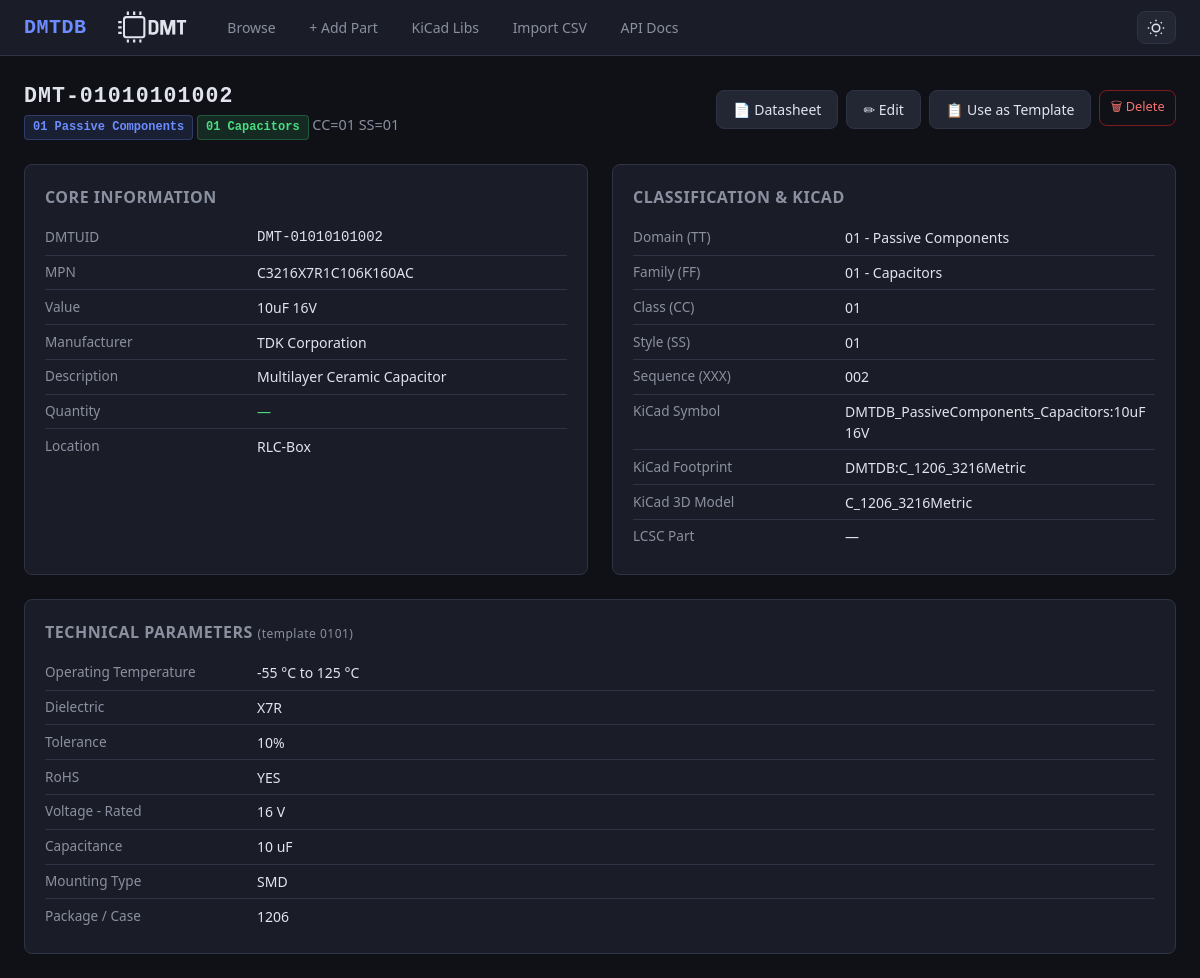
Page /part/DMT-01010101002 on the committed database.
### db/models.py (models this page shows, shortened)
class Base(DeclarativeBase):
    pass

class Part(Base):
    __tablename__ = "parts"
    dmtuid = Column(String(20), primary_key=True)               # DMT-TTFFCCSSXXX
    tt  = Column(String(2), nullable=False, index=True)
    ff  = Column(String(2), nullable=False, index=True)
    cc  = Column(String(2), nullable=False, index=True)
    ss  = Column(String(2), nullable=False, index=True)
    xxx = Column(String(3), nullable=False)
    mpn          = Column(String(200), index=True, default="")
    manufacturer = Column(String(200), index=True, default="")
    value        = Column(String(200), index=True, default="")
    description  = Column(Text, default="")
    quantity     = Column(String(50), default="")
    location     = Column(String(200), default="")
    datasheet    = Column(Text, default="")
    distributor  = Column(Text, default="")
    kicad_symbol    = Column(String(300), default="")
    kicad_footprint = Column(String(300), default="")
    kicad_libref    = Column(String(300), default="")
    kicad_3dmodel   = Column(String(300), default="")
    extra_json = Column(Text, default="{}")
    notes      = Column(Text, default="")
    created_at = Column(DateTime, default=lambda: datetime.now(timezone.utc))
    updated_at = Column(DateTime, default=lambda: datetime.now(timezone.utc),
                        onupdate=lambda: datetime.now(timezone.utc))
    fields = relationship(
        "PartField", back_populates="part",
        cascade="all, delete-orphan", lazy="selectin",
    )
    __table_args__ = (
        Index("ix_ttffccss", "tt", "ff", "cc", "ss"),
    )

class PartField(Base):
    __tablename__ = "part_fields"
    id         = Column(Integer, primary_key=True, autoincrement=True)
    dmtuid     = Column(String(20),
                        ForeignKey("parts.dmtuid", ondelete="CASCADE"),
                        nullable=False, index=True)
    field_name = Column(String(200), nullable=False)
    field_value = Column(Text, nullable=False, default="")
    part = relationship("Part", back_populates="fields")
    __table_args__ = (
        Index("ix_field_lookup", "dmtuid", "field_name"),
    )

### ui/routes_detail.py (the view)
@ui_bp.route("/part/<dmtuid>")
def part_detail(dmtuid: str):
    session = get_session()
    try:
        part = PartsService.get(session, dmtuid)
        if not part:
            abort(404)
        template = get_fields(part.tt, part.ff)
        return render_template(
            "detail.html",
            part=part,
            template=template,
            domain_name=domain_name,
            family_name=family_name,
        )
    finally:
        session.close()

### db/engine.py (called while the page is built)
def get_session() -> Session:
    if _SessionLocal is None:
        raise RuntimeError("Database not initialised - call init_db() first")
    return _SessionLocal()

### schema/loader.py (called while the page is built)
def domain_name(tt: str) -> str:
    return _domain_map.get(tt, "Unknown")

def family_name(tt: str, ff: str) -> str:
    return _family_map.get(f"{tt}{ff}", "Unknown")

### schema/templates.py (called while the page is built)
def get_fields(tt: str, ff: str) -> Optional[list[str]]:
    return _templates.get(f"{tt}{ff}")

### services/parts_service.py (called while the page is built)
    @staticmethod
    def get(session: Session, dmtuid: str) -> Part | None:
        return session.get(Part, dmtuid.upper())

### templates/detail.html (shortened to what this page needs)
{% extends "base.html" %}
{% block content %}
<div class="page-header">
  <div>
    <h1 style="font-family:var(--mono); letter-spacing:1px;">{{ part.dmtuid }}</h1>
    <span class="subtitle">
      <span class="badge badge-domain">{{ part.tt }} {{ domain_name(part.tt) }}</span>
      <span class="badge badge-family">{{ part.ff }} {{ family_name(part.tt, part.ff) }}</span>
      CC={{ part.cc }} SS={{ part.ss }}
    </span>
  </div>
  <div style="display:flex; gap:.5rem;">
    {% if part.datasheet %}
    {% if part.datasheet.startswith('http') %}
    <a href="{{ part.datasheet }}" target="_blank" rel="noopener" class="btn btn-secondary">📄 Datasheet</a>
    {% else %}
    <a href="/datasheets/{{ part.datasheet }}" target="_blank" rel="noopener" class="btn btn-secondary">📄 Datasheet</a>
    {% endif %}
    {% endif %}
    <a href="/part/{{ part.dmtuid }}/edit" class="btn btn-secondary">✏ Edit</a>
    <a href="/part/add?template={{ part.dmtuid }}" class="btn btn-secondary"
      title="Create new part using this as template">📋 Use as Template</a>
    <form method="post" action="/part/{{ part.dmtuid }}/delete" onsubmit="return confirm('Delete {{ part.dmtuid }}?');"
      style="display:inline;">
      <button type="submit" class="btn btn-danger btn-sm">🗑 Delete</button>
    </form>
  </div>
</div>
<div class="detail-grid">
  <div class="detail-card">
    <h2>Core Information</h2>
    <div class="field-row"><span class="field-label">DMTUID</span><span class="field-value"
        style="font-family:var(--mono)">{{ part.dmtuid }}</span></div>
    <div class="field-row"><span class="field-label">MPN</span><span class="field-value">{{ part.mpn or '—' }}</span>
    </div>
    <div class="field-row"><span class="field-label">Value</span><span class="field-value">{{ part.value or '—'
        }}</span></div>
    <div class="field-row"><span class="field-label">Manufacturer</span><span class="field-value">{{ part.manufacturer
        or '—' }}</span></div>
    <div class="field-row"><span class="field-label">Description</span><span class="field-value">{{ part.description or
        '—' }}</span></div>
    <div class="field-row"><span class="field-label">Quantity</span><span class="field-value"
        style="color:var(--green);">{{ part.quantity or '—' }}</span></div>
    <div class="field-row"><span class="field-label">Location</span><span class="field-value">{{ part.location or '—'
        }}</span></div>
  </div>
  <div class="detail-card">
    <h2>Classification & KiCad</h2>
    <div class="field-row"><span class="field-label">Domain (TT)</span><span class="field-value">{{ part.tt }} - {{
        domain_name(part.tt) }}</span></div>
    <div class="field-row"><span class="field-label">Family (FF)</span><span class="field-value">{{ part.ff }} - {{
        family_name(part.tt, part.ff) }}</span></div>
    <div class="field-row"><span class="field-label">Class (CC)</span><span class="field-value">{{ part.cc }}</span>
    </div>
    <div class="field-row"><span class="field-label">Style (SS)</span><span class="field-value">{{ part.ss }}</span>
    </div>
    <div class="field-row"><span class="field-label">Sequence (XXX)</span><span class="field-value">{{ part.xxx
        }}</span></div>
    <div class="field-row"><span class="field-label">KiCad Symbol</span><span class="field-value">{{ part.kicad_symbol
        or '—' }}</span></div>
    <div class="field-row"><span class="field-label">KiCad Footprint</span><span class="field-value">{{
        part.kicad_footprint or '—' }}</span></div>
    <div class="field-row"><span class="field-label">KiCad 3D Model</span><span class="field-value">{{
        part.kicad_3dmodel or '—' }}</span></div>
    <div class="field-row"><span class="field-label">LCSC Part</span><span class="field-value">{{ part.kicad_libref
        or '—' }}</span></div>
  </div>
  {% if part.fields %}
  <div class="detail-card" style="grid-column: 1 / -1;">
    <h2>Technical Parameters
      {% if template %}
      <span style="font-weight:400; font-size:.75rem; color:var(--text-dim); text-transform:none;"> (template {{ part.tt
        }}{{ part.ff }})</span>
      {% endif %}
    </h2>
    {% for f in part.fields %}
    <div class="field-row">
      <span class="field-label">{{ f.field_name }}</span>
      <span class="field-value">{{ f.field_value }}</span>
    </div>
    {% endfor %}
  </div>
  {% endif %}
</div>
{% endblock %}

### templates/base.html (shortened to what this page needs)
<!DOCTYPE html>
<html lang="en">
<head>
  <link rel="stylesheet" href="/static/css/style.css">
</head>
<body>
  <nav class="nav">
    <a href="/" class="nav-brand">DMTDB</a>
    <div class="nav-links">
      <a href="/" {% if request.endpoint=='ui.index' %}class="active" {% endif %}>Browse</a>
      <a href="/part/add" {% if request.endpoint=='ui.part_add' %}class="active" {% endif %}>+ Add Part</a>
      <a href="/libs" {% if request.endpoint=='ui.libs_page' %}class="active" {% endif %}>KiCad Libs</a>
      <a href="/import" {% if request.endpoint=='ui.import_page' %}class="active" {% endif %}>Import CSV</a>
      <a href="/api/docs" {% if request.endpoint=='ui.api_docs' %}class="active" {% endif %}>API Docs</a>
    </div>
    <button class="theme-toggle" id="themeToggle" title="Toggle dark/light mode">
      <svg class="theme-icon-dark" width="18" height="18" viewBox="0 0 24 24" fill="none" stroke="currentColor"
        stroke-width="2">
        <circle cx="12" cy="12" r="5" />
        <path
          d="M12 1v2M12 21v2M4.22 4.22l1.42 1.42M18.36 18.36l1.42 1.42M1 12h2M21 12h2M4.22 19.78l1.42-1.42M18.36 5.64l1.42-1.42" />
      </svg>
    </button>
  </nav>
  <div class="container">
    {% block content %}{% endblock %}
  </div>
</body>
</html>

### static/css/style.css (style rules this page uses)
:root { --bg: #0f1117; --surface: #1a1d27; --surface2: #232734; --border: #2e3345; --text: #e1e4ed; --text-dim: #8b90a0; --accent: #6c8cff; --accent-hover: #8aa4ff; --green: #4ade80; --red: #f87171; --yellow: #fbbf24; --orange: #fb923c; --radius: 8px; --font: 'Segoe UI', system-ui, -apple-system, sans-serif; --mono: 'JetBrains Mono', 'Fira Code', 'Consolas', monospace; --card: var(--surface); --hover: var(--surface2); }
*, *::before, *::after { box-sizing: border-box; margin: 0; padding: 0; }
body { font-family: var(--font); background: var(--bg); color: var(--text); line-height: 1.5; }
.nav { background: var(--surface); border-bottom: 1px solid var(--border); padding: 0 1.5rem; display: flex; align-items: center; height: 56px; gap: 1.5rem; position: sticky; top: 0; z-index: 100; }
.nav-brand { font-size: 1.25rem; font-weight: 700; color: var(--accent); text-decoration: none; letter-spacing: .5px; font-family: var(--mono); }
.nav-logo { height: 80px; width: auto; }
.nav-links { display: flex; gap: .5rem; }
.nav-links a { color: var(--text-dim); text-decoration: none; padding: .4rem .8rem; border-radius: var(--radius); font-size: .875rem; transition: all .15s; }
.theme-toggle { margin-left: auto; background: var(--surface2); border: 1px solid var(--border); border-radius: var(--radius); padding: .4rem .6rem; cursor: pointer; font-size: 1rem; line-height: 1; transition: all .15s; color: var(--text); display: flex; align-items: center; }
.theme-icon-dark { display: block; }
.container { max-width: 1800px; margin: 0 auto; padding: 1.5rem; }
.btn { display: inline-flex; align-items: center; gap: .4rem; padding: .5rem 1rem; border-radius: var(--radius); font-size: .875rem; font-weight: 500; text-decoration: none; border: 1px solid var(--border); cursor: pointer; transition: all .15s; font-family: var(--font); }
.btn-secondary { background: var(--surface2); color: var(--text); }
.btn-danger { background: transparent; color: var(--red); border-color: #7f1d1d; }
.btn-sm { padding: .35rem .65rem; font-size: .8rem; }
.detail-grid { display: grid; grid-template-columns: 1fr 1fr; gap: 1.5rem; }
.detail-card { background: var(--surface); border: 1px solid var(--border); border-radius: var(--radius); padding: 1.25rem; }
.detail-card h2 { font-size: 1rem; color: var(--text-dim); margin-bottom: .75rem; text-transform: uppercase; letter-spacing: .5px; font-weight: 600; }
.field-row { display: flex; gap: .75rem; padding: .4rem 0; border-bottom: 1px solid var(--border); }
.field-row:last-child { border-bottom: none; }
.field-label { flex: 0 0 200px; color: var(--text-dim); font-size: .85rem; }
.field-value { flex: 1; font-size: .875rem; word-break: break-word; }
.page-header { display: flex; align-items: center; justify-content: space-between; margin-bottom: 1.5rem; flex-wrap: wrap; gap: .75rem; }
.page-header h1 { font-size: 1.35rem; font-weight: 700; }
.page-header .subtitle { color: var(--text-dim); font-size: .9rem; }
.badge { display: inline-block; padding: .15rem .5rem; border-radius: 4px; font-size: .75rem; font-weight: 600; font-family: var(--mono); }
.badge-domain { background: #6c8cff20; color: var(--accent); border: 1px solid #6c8cff40; }
.badge-family { background: #4ade8020; color: var(--green); border: 1px solid #4ade8040; }

### rows in the picture
Part: dmtuid "DMT-01010101002", tt "01", tt "Passive Components", ff "01", tt+ff "Capacitors", cc "01", ss "01", mpn "C3216X7R1C106K160AC", value "10uF 16V", manufacturer "TDK Corporation", description "Multilayer Ceramic Capacitor", quantity "—", location "RLC-Box", xxx "002", kicad_symbol "DMTDB_PassiveComponents_Capacitors:10uF 16V", kicad_footprint "DMTDB:C_1206_3216Metric", kicad_3dmodel "C_1206_3216Metric", kicad_libref "—"
PartField: field_name "Operating Temperature", field_value "-55 °C to 125 °C"
PartField: field_name "Dielectric", field_value "X7R"
PartField: field_name "Tolerance", field_value "10%"
PartField: field_name "RoHS", field_value "YES"
PartField: field_name "Voltage - Rated", field_value "16 V"
PartField: field_name "Capacitance", field_value "10 uF"
PartField: field_name "Mounting Type", field_value "SMD"
PartField: field_name "Package / Case", field_value "1206"
